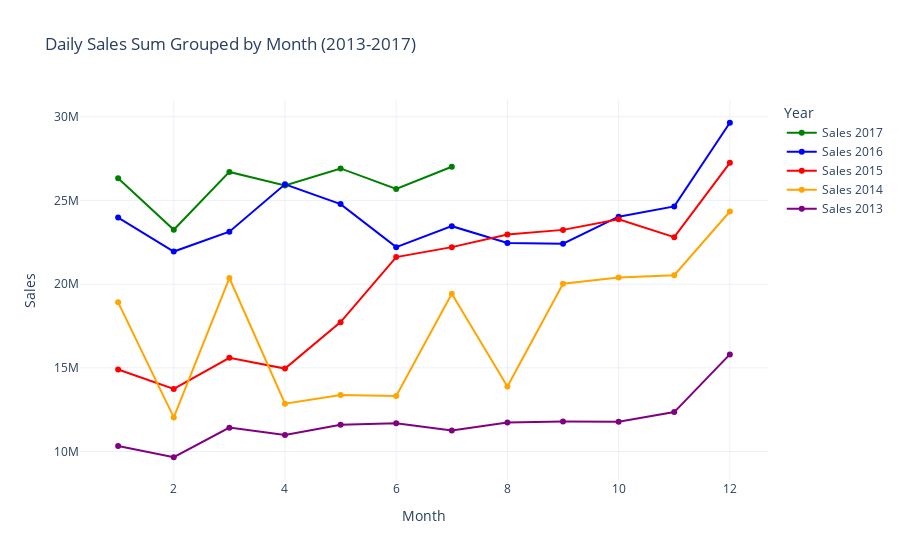

Notebook cell for this chart:
### Code cell
import plotly.graph_objects as go

# 새로운 그래프 객체 생성
fig = go.Figure()

# 2017년 데이터 추가
fig.add_trace(go.Scatter(x=train_2017_grouped['month'], y=train_2017_grouped['sales'],
                         mode='lines+markers', name='Sales 2017', line=dict(color='green')))

# 2016년 데이터 추가
fig.add_trace(go.Scatter(x=train_2016_grouped['month'], y=train_2016_grouped['sales'],
                         mode='lines+markers', name='Sales 2016', line=dict(color='blue')))

# 2015년 데이터 추가
fig.add_trace(go.Scatter(x=train_2015_grouped['month'], y=train_2015_grouped['sales'],
                         mode='lines+markers', name='Sales 2015', line=dict(color='red')))

# 2014년 데이터 추가
fig.add_trace(go.Scatter(x=train_2014_grouped['month'], y=train_2014_grouped['sales'],
                         mode='lines+markers', name='Sales 2014', line=dict(color='orange')))

# 2013년 데이터 추가
fig.add_trace(go.Scatter(x=train_2013_grouped['month'], y=train_2013_grouped['sales'],
                         mode='lines+markers', name='Sales 2013', line=dict(color='purple')))

# 그래프 레이아웃 설정
fig.update_layout(
    title='Daily Sales Sum Grouped by Month (2013-2017)',
    xaxis_title='Month',
    yaxis_title='Sales',
    legend_title='Year',
    template='plotly_white'
)

# 그래프 출력
fig.show()

### Figure 1 — Plotly figure (JSON) as saved in the notebook; plotly's stock layout.template omitted (floating-point values rounded to 4 significant figures)
{"data": [{"line": {"color": "green"}, "mode": "lines+markers", "name": "Sales 2017", "type": "scatter", "x": [1, 2, 3, 4, 5, 6, 7], "y": [26330000.0, 23250000.0, 26700000.0, 25900000.0, 26910000.0, 25680000.0, 27010000.0]}, {"line": {"color": "blue"}, "mode": "lines+markers", "name": "Sales 2016", "type": "scatter", "x": [1, 2, 3, 4, 5, 6, 7, 8, 9, 10, 11, 12], "y": [23980000.0, 21950000.0, 23130000.0, 25960000.0, 24780000.0, 22210000.0, 23460000.0, 22450000.0, 22420000.0, 24030000.0, 24640000.0, 29640000.0]}, {"line": {"color": "red"}, "mode": "lines+markers", "name": "Sales 2015", "type": "scatter", "x": [1, 2, 3, 4, 5, 6, 7, 8, 9, 10, 11, 12], "y": [14900000.0, 13740000.0, 15600000.0, 14960000.0, 17730000.0, 21620000.0, 22210000.0, 22960000.0, 23240000.0, 23880000.0, 22800000.0, 27240000.0]}, {"line": {"color": "orange"}, "mode": "lines+markers", "name": "Sales 2014", "type": "scatter", "x": [1, 2, 3, 4, 5, 6, 7, 8, 9, 10, 11, 12], "y": [18910000.0, 12040000.0, 20370000.0, 12860000.0, 13380000.0, 13320000.0, 19420000.0, 13890000.0, 20020000.0, 20400000.0, 20530000.0, 24340000.0]}, {"line": {"color": "purple"}, "mode": "lines+markers", "name": "Sales 2013", "type": "scatter", "x": [1, 2, 3, 4, 5, 6, 7, 8, 9, 10, 11, 12], "y": [10330000.0, 9659000.0, 11430000.0, 10990000.0, 11600000.0, 11690000.0, 11260000.0, 11740000.0, 11790000.0, 11780000.0, 12360000.0, 15800000.0]}], "layout": {"legend": {"title": {"text": "Year"}}, "title": {"text": "Daily Sales Sum Grouped by Month (2013-2017)"}, "xaxis": {"title": {"text": "Month"}}, "yaxis": {"title": {"text": "Sales"}}}}
